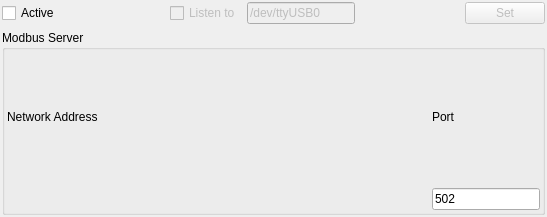
<?xml version="1.0" encoding="UTF-8"?>
<ui version="4.0">
 <class>TcpIpSettingsWidget</class>
 <widget class="QWidget" name="TcpIpSettingsWidget">
  <property name="geometry">
   <rect>
    <x>0</x>
    <y>0</y>
    <width>547</width>
    <height>217</height>
   </rect>
  </property>
  <property name="windowTitle">
   <string>Form</string>
  </property>
  <layout class="QVBoxLayout" name="verticalLayout">
   <property name="leftMargin">
    <number>2</number>
   </property>
   <property name="topMargin">
    <number>2</number>
   </property>
   <property name="rightMargin">
    <number>2</number>
   </property>
   <property name="bottomMargin">
    <number>2</number>
   </property>
   <item>
    <layout class="QHBoxLayout" name="horizontalLayout">
     <item>
      <widget class="QCheckBox" name="cbEnabled">
       <property name="text">
        <string>Active</string>
       </property>
      </widget>
     </item>
     <item>
      <spacer name="horizontalSpacer_2">
       <property name="orientation">
        <enum>Qt::Horizontal</enum>
       </property>
       <property name="sizeHint" stdset="0">
        <size>
         <width>40</width>
         <height>20</height>
        </size>
       </property>
      </spacer>
     </item>
     <item>
      <widget class="QCheckBox" name="ListenBox">
       <property name="enabled">
        <bool>false</bool>
       </property>
       <property name="text">
        <string>Listen to</string>
       </property>
      </widget>
     </item>
     <item>
      <widget class="QLineEdit" name="listenPath">
       <property name="enabled">
        <bool>false</bool>
       </property>
       <property name="text">
        <string>/dev/ttyUSB0</string>
       </property>
      </widget>
     </item>
     <item>
      <spacer name="horizontalSpacer">
       <property name="orientation">
        <enum>Qt::Horizontal</enum>
       </property>
       <property name="sizeHint" stdset="0">
        <size>
         <width>40</width>
         <height>20</height>
        </size>
       </property>
      </spacer>
     </item>
     <item>
      <widget class="QPushButton" name="setButton">
       <property name="enabled">
        <bool>false</bool>
       </property>
       <property name="text">
        <string>Set</string>
       </property>
      </widget>
     </item>
    </layout>
   </item>
   <item>
    <widget class="QGroupBox" name="groupBox">
     <property name="title">
      <string>Modbus Server</string>
     </property>
     <layout class="QGridLayout" name="gridLayout">
      <property name="leftMargin">
       <number>2</number>
      </property>
      <property name="topMargin">
       <number>2</number>
      </property>
      <property name="rightMargin">
       <number>2</number>
      </property>
      <property name="bottomMargin">
       <number>2</number>
      </property>
      <item row="0" column="0">
       <widget class="QLabel" name="label">
        <property name="text">
         <string>Network Address</string>
        </property>
       </widget>
      </item>
      <item row="0" column="1">
       <widget class="QLabel" name="label_2">
        <property name="text">
         <string>Port</string>
        </property>
       </widget>
      </item>
      <item row="1" column="0">
       <widget class="IPAddressCtrl" name="edNetworkAddress" native="true">
        <property name="sizePolicy">
         <sizepolicy hsizetype="Preferred" vsizetype="Preferred">
          <horstretch>1</horstretch>
          <verstretch>0</verstretch>
         </sizepolicy>
        </property>
        <property name="minimumSize">
         <size>
          <width>260</width>
          <height>0</height>
         </size>
        </property>
       </widget>
      </item>
      <item row="1" column="1">
       <widget class="QLineEdit" name="edPort">
        <property name="text">
         <string>502</string>
        </property>
       </widget>
      </item>
     </layout>
    </widget>
   </item>
  </layout>
 </widget>
 <customwidgets>
  <customwidget>
   <class>IPAddressCtrl</class>
   <extends>QWidget</extends>
   <header>ipaddressctrl.h</header>
   <container>1</container>
  </customwidget>
 </customwidgets>
 <resources/>
 <connections/>
</ui>
